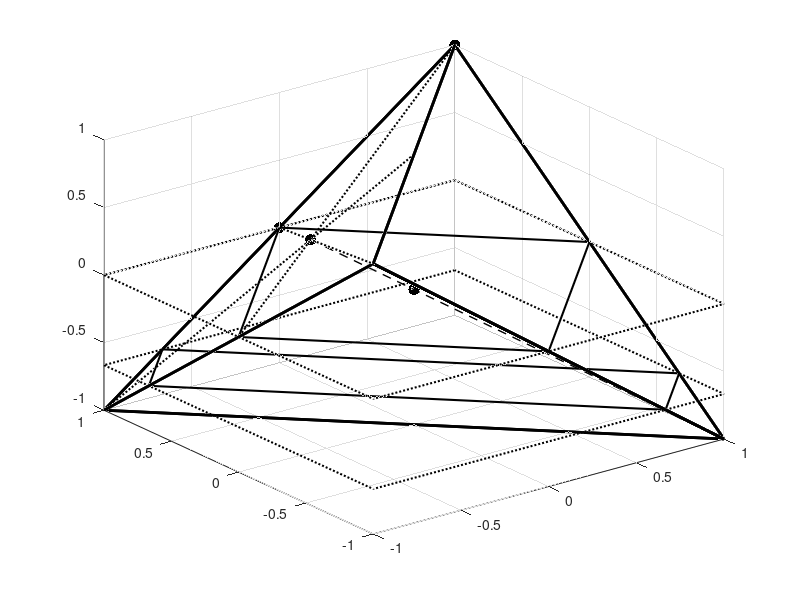

This figure's MATLAB source: (Note: this script raises an error after producing the figure.)
function [] = visualize_skeleton ()

X = load('X01_one.txt');

sm = sum(X(1,:));
m = size(X,1);
W = [ [ 1,  1,  1]', [-1, -1,  1]', [-1,  1, -1]', [ 1, -1, -1]' ];
WX = (W*(X/sm)')';
rgb_colours = zeros(m,3);


val = 0;
idx = find( ((X(:,1)==val)&(X(:,2)==val)) | ((X(:,1)==val)&(X(:,3)==val)) | ((X(:,1)==val)&(X(:,4)==val)) | ((X(:,2)==val)&(X(:,3)==val)) | ((X(:,2)==val)&(X(:,4)==val)) | ((X(:,3)==val)&(X(:,4)==val)) );
size(idx)

WY = [ 
 1,  1,  1; 
-1, -1,  1; 
-1,  1, -1; 
 1, -1, -1; 
-1, -1,  1; 
 1, -1, -1; 
 1,  1,  1; 
-1,  1, -1;
];

fs = 24;
scatter3(WX(idx,1),WX(idx,2),WX(idx,3),1,rgb_colours(idx,:),'filled'); 
hold on; 
plot3(WY(:,1),WY(:,2),WY(:,3),'k-','LineWidth',2); 
p = 0;
PLz = [ 
 1,  1,  p;
-1,  1,  p;
-1, -1,  p;
 1, -1,  p;
 1,  1,  p;
];
PLw = [ 
 p,  1,  p;
 1,  p,  p;
-p, -1,  p;
-1, -p,  p;
 p,  1,  p;
];
plot3(PLz(:,1),PLz(:,2),PLz(:,3),'k:','LineWidth',1.5); 
plot3(PLw(:,1),PLw(:,2),PLw(:,3),'k-','LineWidth',1.5); 
p = -2/3;
PLz = [ 
 1,  1,  p;
-1,  1,  p;
-1, -1,  p;
 1, -1,  p;
 1,  1,  p;
];
PLw = [ 
 p,  1,  p;
 1,  p,  p;
-p, -1,  p;
-1, -p,  p;
 p,  1,  p;
];
plot3(PLz(:,1),PLz(:,2),PLz(:,3),'k:','LineWidth',1.5); 
plot3(PLw(:,1),PLw(:,2),PLw(:,3),'k-','LineWidth',1.5);

K1 = [ 
0, 1, 0;
-1, -1, +1;
];
K2 = [ 
1, 1, 1;
-1, 0, 0;
];
K3 = [ 
-1, 1, -1;
0, 0, 1;
];
K4 = [ 
-1/3, 1/3, 1/3;
1, -1,-1;
];

PTS = [
1 1 1 1;
1 1 1 0;
0 0 1 1;
0 0 0 1;
]

PTS = [
1 0 0 0;
1 0 1 0;
1 1 1 0;
1 1 1 1;
]

WPTS = (W*(diag(1./sum(PTS')')*PTS)')';

fs = 24;
scatter3(WX(idx,1),WX(idx,2),WX(idx,3),1,rgb_colours(idx,:),'filled'); 
hold on; 
plot3(WY(:,1),WY(:,2),WY(:,3),'k-','LineWidth',2); 
plot3(K1(:,1),K1(:,2),K1(:,3),'k:','LineWidth',1.5); 
plot3(K2(:,1),K2(:,2),K2(:,3),'k:','LineWidth',1.5); 
plot3(K3(:,1),K3(:,2),K3(:,3),'k:','LineWidth',1.5); 
plot3(K4(:,1),K4(:,2),K4(:,3),'k--','LineWidth',1); 
scatter3(WPTS(:,1),WPTS(:,2),WPTS(:,3),64,'k','filled'); 


hold off;
acbd_gradient_view(gcf,12,1);

